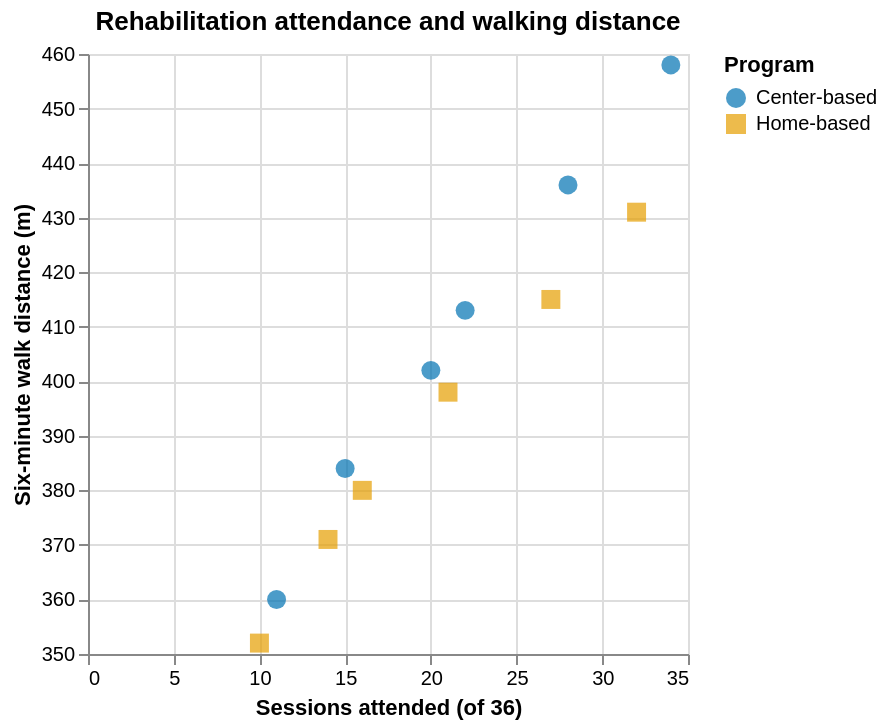

Write notebook code for a chart like this one.
### Markdown cell above
## Task 1: Explore the rehab patients with Altair

### 1.1 Load the patients and build the scatter plot

> **Checkpoint: `output/exploratory_spec.json`**
> A Vega-Lite specification with a `point` mark, `x`, `y`, `color`, and `shape` encodings, and the twelve patients embedded.

### Code cell
# TODO: read PATIENTS_PATH with pd.read_csv

patients = pd.read_csv(PATIENTS_PATH)

# TODO: print the shape and the dtypes of patients
print(patients.shape)
print(patients.dtypes)

# TODO: the Altair scatter plot README Task 1.1 describes
exploratory_chart = (
    alt.Chart(patients)
    .mark_point(
        filled=True,
        size=90
    )
    .encode(
        x=alt.X(
            "sessions_attended:Q",
            title="Sessions attended (of 36)"
        ),
        y=alt.Y(
            "walk_distance_m:Q",
            title="Six-minute walk distance (m)",
            scale=alt.Scale(zero=False)
        ),
        color=alt.Color(
            "program:N",
            title="Program",
            scale=alt.Scale(
                range=[BLUE, ORANGE]
            )
        ),
        shape=alt.Shape(
            "program:N",
            title="Program"
        ),
        tooltip=[
            alt.Tooltip("patient_id:N", title="Patient ID"),
            alt.Tooltip("program:N", title="Program"),
            alt.Tooltip("sessions_attended:Q", title="Sessions attended"),
            alt.Tooltip("walk_distance_m:Q", title="Walk distance (m)")
        ]
    )
    .properties(
        title="Rehabilitation attendance and walking distance"
    )
)

exploratory_chart.show()

# TODO: save exploratory_chart to EXPLORATORY_SPEC_PATH with .save()
exploratory_chart.save(EXPLORATORY_SPEC_PATH)

### Figure 1 — Vega-Lite specification as saved in the notebook (floating-point values rounded to 4 significant figures)
{"config": {"view": {"continuousWidth": 300, "continuousHeight": 300}}, "data": {"name": "data-c8aa350521c33b7072b39293a7897d72"}, "mark": {"type": "point", "filled": true, "size": 90}, "encoding": {"color": {"field": "program", "scale": {"range": ["#0072B2", "#E69F00"]}, "title": "Program", "type": "nominal"}, "shape": {"field": "program", "title": "Program", "type": "nominal"}, "tooltip": [{"field": "patient_id", "title": "Patient ID", "type": "nominal"}, {"field": "program", "title": "Program", "type": "nominal"}, {"field": "sessions_attended", "title": "Sessions attended", "type": "quantitative"}, {"field": "walk_distance_m", "title": "Walk distance (m)", "type": "quantitative"}], "x": {"field": "sessions_attended", "title": "Sessions attended (of 36)", "type": "quantitative"}, "y": {"field": "walk_distance_m", "scale": {"zero": false}, "title": "Six-minute walk distance (m)", "type": "quantitative"}}, "title": "Rehabilitation attendance and walking distance", "$schema": "https://vega.github.io/schema/vega-lite/v5.20.1.json", "datasets": {"data-c8aa350521c33b7072b39293a7897d72": [{"patient_id": "R01", "program": "Home-based", "sessions_attended": 14, "walk_distance_m": 371}, {"patient_id": "R02", "program": "Center-based", "sessions_attended": 20, "walk_distance_m": 402}, {"patient_id": "R03", "program": "Home-based", "sessions_attended": 32, "walk_distance_m": 431}, {"patient_id": "R04", "program": "Center-based", "sessions_attended": 11, "walk_distance_m": 360}, {"patient_id": "R05", "program": "Center-based", "sessions_attended": 28, "walk_distance_m": 436}, {"patient_id": "R06", "program": "Home-based", "sessions_attended": 10, "walk_distance_m": 352}, {"patient_id": "R07", "program": "Home-based", "sessions_attended": 21, "walk_distance_m": 398}, {"patient_id": "R08", "program": "Center-based", "sessions_attended": 34, "walk_distance_m": 458}, {"patient_id": "R09", "program": "Home-based", "sessions_attended": 16, "walk_distance_m": 380}, {"patient_id": "R10", "program": "Center-based", "sessions_attended": 15, "walk_distance_m": 384}, {"patient_id": "R11", "program": "Home-based", "sessions_attended": 27, "walk_distance_m": 415}, {"patient_id": "R12", "program": "Center-based", "sessions_attended": 22, "walk_distance_m": 413}]}}
